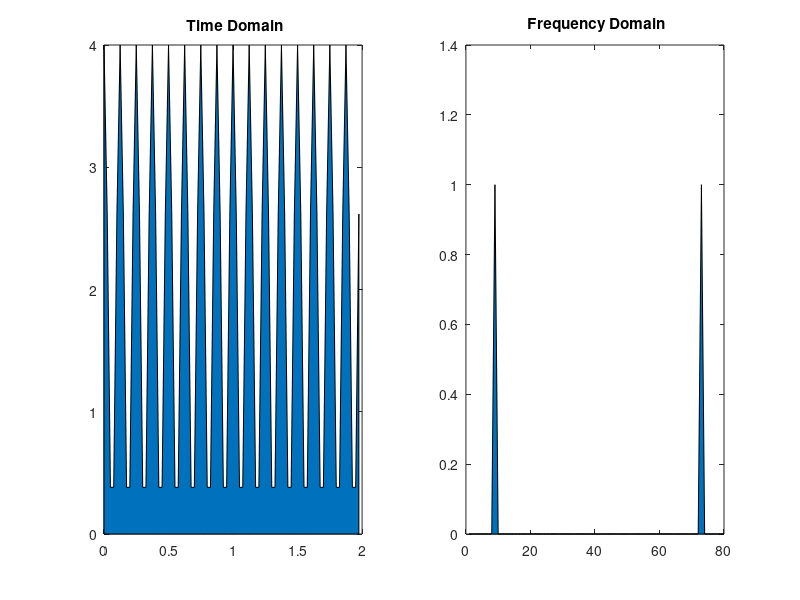
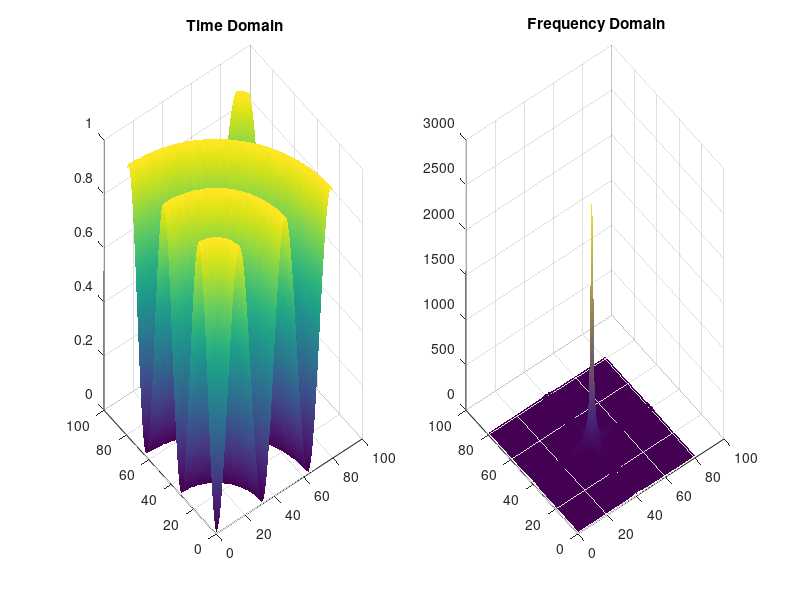

Source code (MATLAB) for these figures, in order:
%  Parseval theorem [1]:
%  -------------------
%
%  In this tutorial we show that the total energy of waveform X(t) (1D,2D and 3D) 
%  computed in time domain is equal to the total energy of the waveform's Fourier Transform
%  F(X(t))=x(f) computed in the frequency domain . 
% Reference :
%[1] :  Parseval des Chênes, Marc-Antoine "Mémoire sur les séries et sur
%       l'intégration complète d'une équation aux différences partielles
%       linéaire du second ordre,à coefficients constants" Paris 1799.
%
% (c)  KHMOU Youssef,  Applied Mathematics 

close all;

% 1D case :  Sinusoidal function 
Fs=40;f=4;Ts=1/Fs;T=2;t=0:Ts:T-Ts;N=length(t);
x=2*cos(2*pi*f*t);
fx=fft(x)/N;
figure,
subplot(1,2,1), area(t,abs(x.^2)),title(' Time Domain');
subplot(1,2,2),area(abs(fx)), title(' Frequency Domain');
E1_timedomain  = sum(abs(x.^2))/N
E1_frequdomain = sum(abs(fx.^2))

%  2D case : Sinusoidal function
[X,Y]=meshgrid(0:Ts:T);R=sqrt(X.^2+Y.^2);
y=sin(R*f);
fy=fftshift(fft2(y));
figure,
subplot(1,2,1),surf(abs(y.^2)),shading interp, title(' Time Domain');
subplot(1,2,2), surf(abs(fy)), shading interp, title(' Frequency Domain');
E2_timedomain=sum(sum(abs(y.^2)))
E2_frequdomain=sum(sum(abs(fy.^2)))/N^2

% 3D case :  Gaussian function
z=randn(N,N,N);
fz=fftn(z);
E3_timedomain=sum(sum(sum(abs(z.^2))))
E3_frequdomain=sum(sum(sum(abs(fz.^2))))/N^3